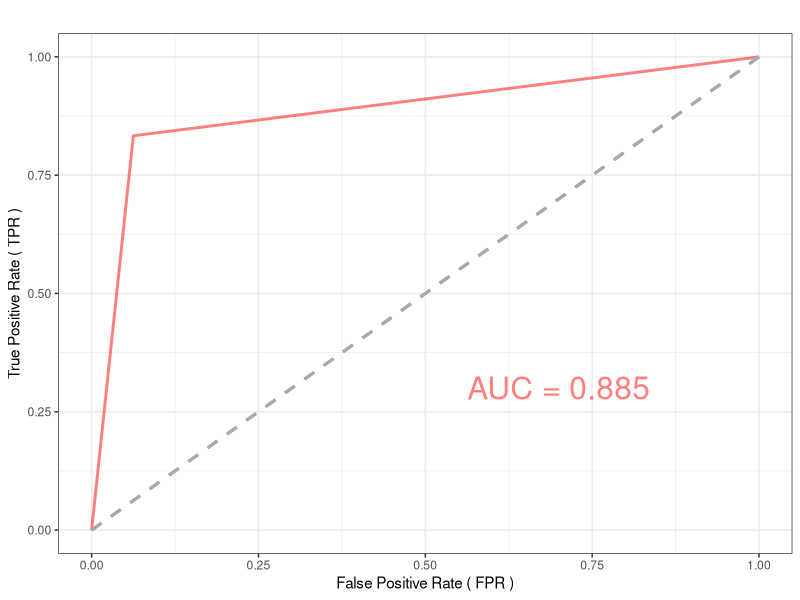

Here is the R script that generated this plot: (Note: this script raises an error after producing the figure.)
library(ggpubr)
library(readxl)
library(pROC)
library(ggplot2)
library(caret)
library(ggpubr)

#*(A)
data_ori <- read.csv("final_reads_bins.csv")
data <- data_ori[data_ori$ACTURAL != 'na', ]
data$group <- NA  
data$group[grepl("50M", data$genome)] <- "50M"
data$group[grepl("100M", data$genome)] <- "100M"
data$group[grepl("200M", data$genome)] <- "200M"
data$genome_name <- sub("_.*", "", data$genome)  
data$actual <- ifelse(data$ACTURAL == "1" , 1, 0)
data$predicted <- ifelse(data$HTBGC == TRUE, 1, 0)
data$predicted <- as.numeric(data$predicted)
head(data)

roc_curve <- roc(data$actual, data$predicted)
ci <- ci.auc(roc_curve, conf.level = 0.95)
roc_plot <- ggroc(roc_curve,alpha = 0.5, colour = "red", linetype = 1, size = 1,legacy.axes = TRUE)+
  theme_bw() + ggtitle(" ") + 
  xlab("False Positive Rate ( FPR )") + ylab("True Positive Rate ( TPR )") + 
  geom_segment(aes(x = 0, xend = 1, y = 0, yend = 1), size = 1, color="darkgrey", linetype="dashed")+
  annotate("text", x = 0.7, y = 0.3, label = paste("AUC =", round(roc_curve$auc, 3)),alpha = 0.5, colour = "red", size = 8) 
ggsave("roc_curve.svg", plot = roc_plot, width = 8, height = 6, dpi = 300)


#*(B)
f1_scores <- data.frame(group = character(), genome_name = character(), F1_score = numeric())
for (group in unique(data$group)) {
  for (genome in unique(data$genome_name[data$group == group])) {
    subset_data <- data[data$group == group & data$genome_name == genome, ]    
    if (nrow(subset_data) > 0) {
      cm <- confusionMatrix(factor(subset_data$predicted, levels = c(0, 1)),
                            factor(subset_data$actual, levels = c(0, 1)))
      f1 <- cm$byClass['F1']
      f1_scores <- rbind(f1_scores, data.frame(group = group, genome_name = genome, F1_score = f1))
    }
  }
}
write.xlsx(f1_scores, "f1_scores.xls")
f1_scores2 <- subset(f1_scores, !is.na(F1_score))[]

f1_scores2$group <-factor(f1_scores2$group ,ordered=TRUE,levels=c("50M","100M",'200M')) 
pF1score <- ggplot(f1_scores2, aes(x = group, y = F1_score, fill = group)) + 
  geom_boxplot() +  
  geom_jitter(color = "red", size = 1, height=0,width = 0.1) +  
  #geom_jitter(width = 0.1,shape = 16, size = 1, color = "black") +  
  scale_fill_manual(values = c("50M" = "lightblue", "100M" = "lightgreen", "200M" = "lightcoral")) +
  labs(title = "", 
       x = "Library Size (in millions) ", y = "F1 Score") +
  theme_bw() +  
  theme(axis.text = element_text(angle = 0, hjust = 2,color = "black",size = 10))  +
  theme(legend.position = "none") +
  coord_cartesian(ylim = c(0, 1.2)) 
  #stat_compare_means(method = "kruskal.test", label = "p.signif")

# 不满足正态分布，使用 Kruskal-Wallis 检验
kruskal_result <- kruskal.test(F1_score ~ group, data = f1_scores)
print(kruskal_result)

dunn_result <- dunn.test(f1_scores$F1_score, f1_scores$group, 
                         kw = TRUE, label = TRUE, 
                         wrap = TRUE, list = TRUE)
ggsave("F1_box.svg", plot = pF1score, width = 8, height = 6, dpi = 300)
